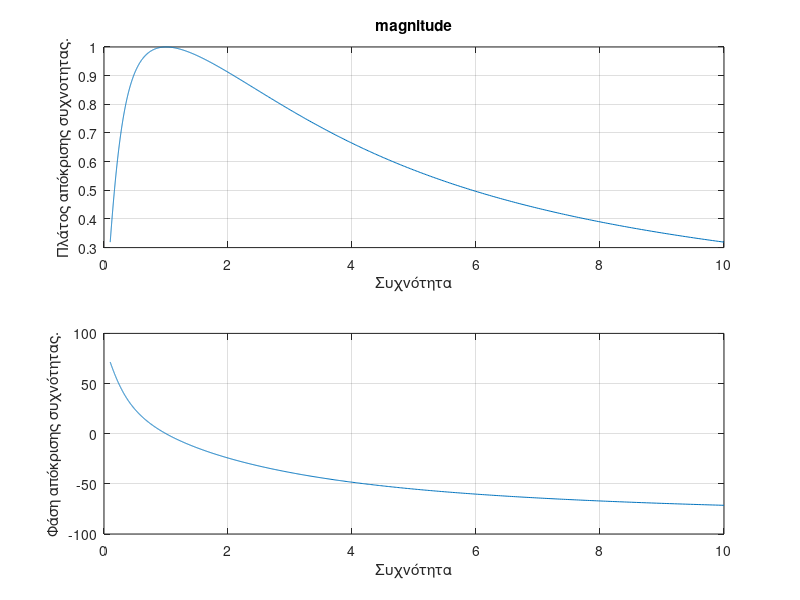
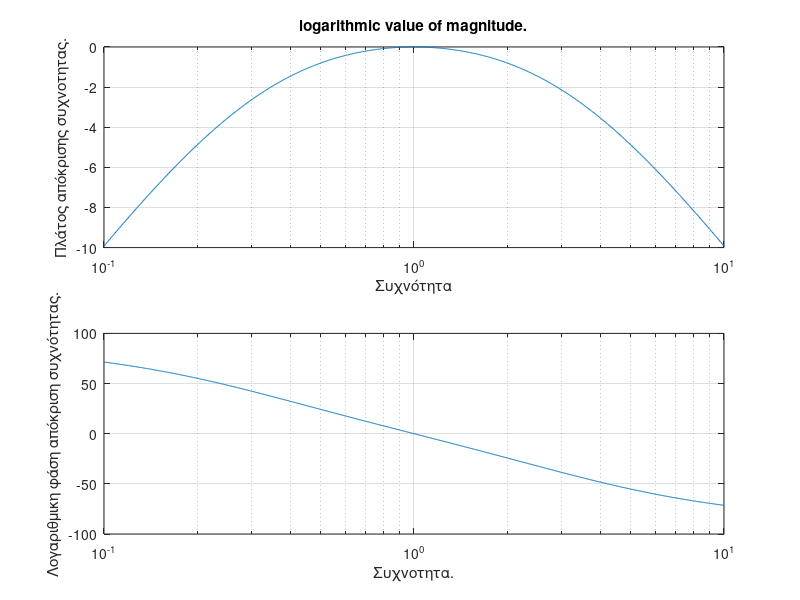

The MATLAB script that drew these images, in order:
R=0.3;
L=0.1;
C=10;
v=logspace(-1,1,1000);

H=1./(1+(v*R*L*C-R./v)*1i);
magnitude=abs(H);
phase=angle(H)*(180/pi);

figure;
subplot(2,1,1);
plot(v,magnitude)
title("magnitude")
grid on;
xlabel("Συχνότητα")
ylabel("Πλάτος απόκρισης συχνοτητας.")

subplot(2,1,2);
plot(v,phase);
grid on;
xlabel("Συχνότητα");
ylabel("Φάση απόκρισης συχνότητας.");

logmagnitude=20*log10(abs(H));
figure;
subplot(2,1,1);
semilogx(v,logmagnitude);
title("logarithmic value of magnitude.")
grid on;
xlabel("Συχνότητα")
ylabel("Πλάτος απόκρισης συχνοτητας.")

subplot(2,1,2);
semilogx(v,phase);
grid on;
xlabel("Συχνοτητα.");
ylabel("Λογαριθμικη φάση απόκριση συχνότητας.")


